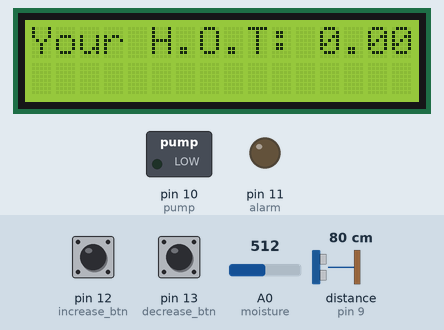
The sketch below on a simulated Arduino Uno, built with avr-gcc and run on an emulated ATmega328P. On the bench: 16×2 character LCD, switched loads named in the sketch (green lamp = pin HIGH), output pins drawn as LEDs (lit = HIGH). Dashed ring = blinking. The inputs (shaded band) are chosen by the test bench; at power-on: pin 12 (increase_btn) LOW, A0 (moisture) = 512, pin 13 (decrease_btn) LOW, distance to the obstacle (sensor on pin 9) 80 cm. The echo pulse lasts 58.3 µs per cm; pins used as bus, display or sensor lines are not drawn.

Above: at 8.1 s.
8.2 s: pin 12 (increase_btn) pulled HIGH for 3.2 s
At 12.3 s:
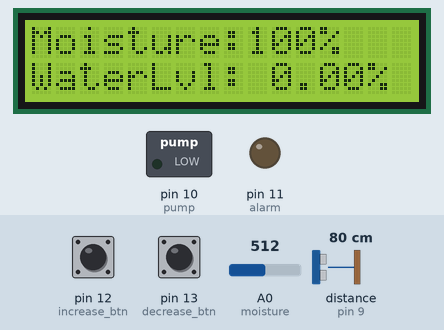
12.9 s: A0 (moisture) set to 3
14.4 s: A0 (moisture) set to 0
At 15.1 s:
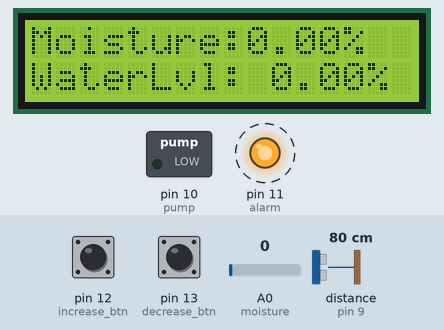
17.4 s: A0 (moisture) set to 33
At 18.0 s:
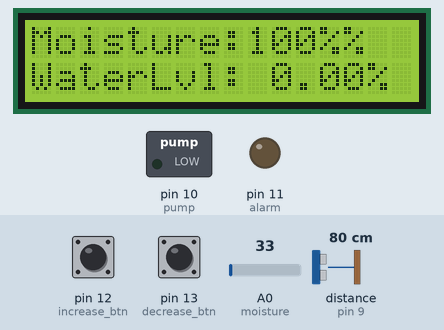
Timing chart, 0 to 19.9 s (numbered marks = the images above; inputs shaded):
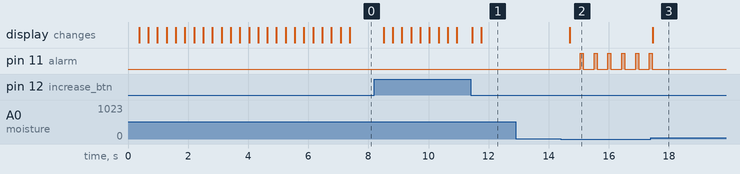

The sketch:

test.ino
```cpp
#include <LiquidCrystal.h>

int rs = 2;
int en = 3;
int d0 = 4;
int d1 = 5;
int d2 = 6;
int d3 = 7;
int trig = 8;
int echo = 9;
float duration;
float height;
float moisture = A0;
float moisture_percent;
float minimum_moisture_percent;
float moisture_value;
int pump = 10;
float pie = 3.142;
float empty_volume;
float remain_volume;
float total_volume;
float tank_percent;
int alarm = 11;
float heightOfTank = 0;
float minimum_moisture = 0;
float maximum_moisture = 0;
float tankRadius = 0;
int page = 0;
int alarm_dt = 100;
int dt = 300;
int ultrasonic_dt = 10;
int nextBtn_dt = 500;
int longPressDuration = 20;
int increase_btn = 12;
int decrease_btn = 13;
int timer;


LiquidCrystal lcd (rs, en, d0, d1, d2, d3);

void setup() {

  pinMode(trig, OUTPUT);
  pinMode(echo, INPUT);
  pinMode(pump, OUTPUT);
  pinMode(alarm, OUTPUT);
  pinMode(moisture, INPUT);
  pinMode(increase_btn,  INPUT);
  pinMode(decrease_btn, INPUT);

  lcd.begin(16, 2);
  Serial.begin(9600);

  for (int i = 0; i <= 23; i++){

    lcd.setCursor(0,0);
    lcd.scrollDisplayLeft();
    lcd.print(" Automatic Flower Watering System");
    delay(dt);
    lcd.noAutoscroll();

  }

  lcd.clear();

  lcd.setCursor(0,0);
  lcd.print("Your H.O.T: 0.00");


  while (page == 0){

    if (digitalRead(increase_btn) == 1){


      delay(dt);
      timer = 0;

      while ((digitalRead(increase_btn) == 1) && (timer <= longPressDuration)){

        timer ++;

      }

      if (( timer >= longPressDuration ) && (heightOfTank > 0)){

        page += 1;
        lcd.clear();
        lcd.setCursor(0,0);
        lcd.print("Your R.O.T: 0.00");
        lcd.setCursor(12,0);
        lcd.print(tankRadius);

      }

      else{

        heightOfTank +=1;

        if (heightOfTank >= 99){

          heightOfTank = 99;

          lcd.clear();
          lcd.setCursor(0,0);
          lcd.print("Your H.O.T: ");
          lcd.setCursor(12,0);
          lcd.print(heightOfTank);

        }

        else{

          lcd.clear();
          lcd.setCursor(0,0);
          lcd.print("Your H.O.T: ");
          lcd.setCursor(12,0);
          lcd.print(heightOfTank);
        }

      }

    }

    else if (digitalRead(decrease_btn) == 1){

      delay (dt);

      heightOfTank -= 1;

      if (heightOfTank <= 0){

        heightOfTank = 0;

        lcd.clear();
        lcd.setCursor(0,0);
        lcd.print("Your H.O.T: ");
        lcd.setCursor(12,0);
        lcd.print(heightOfTank);

      }

      else{

        lcd.clear();
        lcd.setCursor(0,0);
        lcd.print("Your H.O.T: ");
        lcd.setCursor(12,0);
        lcd.print(heightOfTank);

      }
    }
  }

  while (page == 1){

    if (digitalRead(increase_btn) == 1){


      delay(dt);
      timer = 0;

      while ((digitalRead(increase_btn) == 1) && (timer <= longPressDuration)){

        timer ++;

      }

      if (( timer >= longPressDuration ) && (tankRadius > 0)){

        page += 1;
        lcd.clear();
        lcd.setCursor(0,0);
        lcd.print("Min Moisture: ");
        lcd.setCursor(12,0);
        lcd.print(minimum_moisture);

      }

      else{

        tankRadius +=1;

        if (tankRadius >= 99){

          tankRadius = 99;

          lcd.clear();
          lcd.setCursor(0,0);
          lcd.print("Your R.O.T: ");
          lcd.setCursor(12,0);
          lcd.print(tankRadius);

        }

        else{

          lcd.clear();
          lcd.setCursor(0,0);
          lcd.print("Your R.O.T: ");
          lcd.setCursor(12,0);
          lcd.print(tankRadius);
        }

      }

    }

    else if (digitalRead(decrease_btn) == 1){

      delay (dt);
      timer = 0;

      while((digitalRead(decrease_btn) ==1) && (timer <= longPressDuration)){

        timer++;

      }

      if ( timer >= longPressDuration ){

        page -= 1;
        lcd.clear();
        lcd.setCursor(0,0);
        lcd.print("Your H.O.T: 0.00");
        lcd.setCursor(12,0);
        lcd.print(heightOfTank);

      }

      else{

        tankRadius -= 1;

        if (tankRadius <= 0){

          tankRadius = 0;

          lcd.clear();
          lcd.setCursor(0,0);
          lcd.print("Your R.O.T: ");
          lcd.setCursor(12,0);
          lcd.print(tankRadius);

        }

        else{

          lcd.clear();
          lcd.setCursor(0,0);
          lcd.print("Your R.O.T: ");
          lcd.setCursor(12,0);
          lcd.print(tankRadius);

        }
      }
    }
  }

  while (page == 2){

    if (digitalRead(increase_btn) == 1){

      delay(dt);
      timer = 0;

      while ((digitalRead(increase_btn) == 1) && (timer <= longPressDuration)){

        timer ++;

      }

      if (( timer >= longPressDuration ) && (minimum_moisture > 0)){

        page += 1;
        lcd.clear();
        lcd.setCursor(0,0);
        lcd.print("Max Moisture: ");
        lcd.setCursor(14,0);
        lcd.print(maximum_moisture);

      }

      else{

        minimum_moisture += 1;

        if (minimum_moisture >=99){

          minimum_moisture = 99;

          lcd.clear();
          lcd.setCursor(0,0);
          lcd.print("Min Moisture: ");
          lcd.setCursor(14,0);
          lcd.print(minimum_moisture);

        }

        else{

          lcd.clear();
          lcd.setCursor(0,0);
          lcd.print("Min Moisture: ");
          lcd.setCursor(14,0);
          lcd.print(minimum_moisture);

        }
      }

    }

    else if (digitalRead(decrease_btn) ==1 ){

      delay (dt);
      timer = 0;

      while((digitalRead(decrease_btn) ==1) && (timer <= longPressDuration)){

        timer++;

      }

      if ( timer >= longPressDuration ){

        page -= 1;
        lcd.clear();
        lcd.setCursor(0,0);
        lcd.print("Your R.O.T: ");
        lcd.setCursor(12,0);
        lcd.print(tankRadius);

      }

      else{


        minimum_moisture -= 1;

        if (minimum_moisture <= 0){

          tankRadius = 0;

          lcd.clear();
          lcd.setCursor(0,0);
          lcd.print("Min Moisture: ");
          lcd.setCursor(14,0);
          lcd.print(minimum_moisture);

        }

        else{

          lcd.clear();
          lcd.setCursor(0,0);
          lcd.print("Min Moisture: ");
          lcd.setCursor(14,0);
          lcd.print(minimum_moisture);

        }

      }

    }
  }

  while (page == 3){

    if (digitalRead(increase_btn) == 1){

      delay(dt);
      timer = 0;

      while ((digitalRead(increase_btn) == 1) && (timer <= longPressDuration)){

        timer ++;

      }

      if (( timer >= longPressDuration ) && (maximum_moisture > 0) && (minimum_moisture< maximum_moisture)){

        page += 1;
        lcd.clear();

      }

      else{

        maximum_moisture += 1;

        if (maximum_moisture >=99){

          maximum_moisture = 99;

          lcd.clear();
          lcd.setCursor(0,0);
          lcd.print("Max Moisture: ");
          lcd.setCursor(14,0);
          lcd.print(maximum_moisture);

        }

        else{

          lcd.clear();
          lcd.setCursor(0,0);
          lcd.print("Max Moisture: ");
          lcd.setCursor(14,0);
          lcd.print(maximum_moisture);

        }
      }
    }

    else if (digitalRead(decrease_btn) == 1){

      delay (dt);
      timer = 0;

      while((digitalRead(decrease_btn) ==1) && (timer <= longPressDuration)){

        timer++;

      }

      if ( timer >= longPressDuration ){

        page -= 1;
        lcd.clear();
        lcd.setCursor(0,0);
        lcd.print("Min Moisture: ");
        lcd.setCursor(14,0);
        lcd.print(minimum_moisture);

      }

      else {

        maximum_moisture += 1;

       if (maximum_moisture <= 0){

          tankRadius = 0;

          lcd.clear();
          lcd.setCursor(0,0);
          lcd.print("Max Moisture: ");
          lcd.setCursor(14,0);
          lcd.print(maximum_moisture);

        }

        else{

          lcd.clear();
          lcd.setCursor(0,0);
          lcd.print("Max Moisture: ");
          lcd.setCursor(14,0);
          lcd.print(maximum_moisture);

        }

      }

    }
  }

  delay(500);

}

void loop() {

  digitalWrite(trig, LOW);
  delayMicroseconds(ultrasonic_dt);

  digitalWrite(trig, HIGH);
  delayMicroseconds(ultrasonic_dt);
  digitalWrite(trig, LOW);

  duration = pulseIn(echo, HIGH);

  moisture_value = analogRead(moisture);

  moisture_percent = (moisture_value / maximum_moisture) * 100.;

  minimum_moisture_percent = (minimum_moisture / maximum_moisture) * 100.;

  total_volume = (pie * (tankRadius * tankRadius) * heightOfTank);

  remain_volume = (total_volume - (pie * (tankRadius * tankRadius) * 0.0343 *(duration/2)));

  tank_percent = ((remain_volume / total_volume) * 100.);

  if (tank_percent <= 0) {

    tank_percent = 0;

  }

  lcd.setCursor(0, 0);
  lcd.print("Moisture: ");

  lcd.setCursor(0, 1);
  lcd.print("WaterLvl: ");

  if (moisture_percent >= 100) {

    lcd.setCursor(9, 0);
    lcd.print(100);
    lcd.print("%");
    delay(dt);
  }

  else {

    lcd.setCursor(9, 0);
    lcd.print(moisture_percent);
    lcd.print("%");
    delay(dt);

  }

  lcd.setCursor(10, 1);
  lcd.print(tank_percent);
  lcd.print("%");
  delay(50);


  if (moisture_percent <= minimum_moisture_percent) {

    if (tank_percent >= 50) {

      digitalWrite(pump, HIGH);
      digitalWrite(alarm, LOW);

    }

    else {

      digitalWrite(alarm, HIGH);
      delay(alarm_dt);
      digitalWrite(alarm, LOW);
      digitalWrite(pump, LOW);

    }
  }

  else {

    digitalWrite(alarm, LOW);
    digitalWrite(pump, LOW);

  }
}
```

Measured:
- the behaviour switches between 2 and 1 on A0 (moisture) (found by bisection; images 1 and 2)
- after the input at 8.2 s, the display: first changes after 0.31 s (image 1 shows a later state)
- after the input at 12.9 s, every drawn part: stays the same
- after the input at 14.4 s, pin 11 (alarm): alternates HIGH for 0.10 s and LOW for 0.36 s, starting after 0.65 s; the display: changes after 0.30 s (image 2)
- after the input at 17.4 s, pin 11 (alarm): goes on until 17.5 s, then stays LOW; the display: changes after 0.06 s (image 3)
